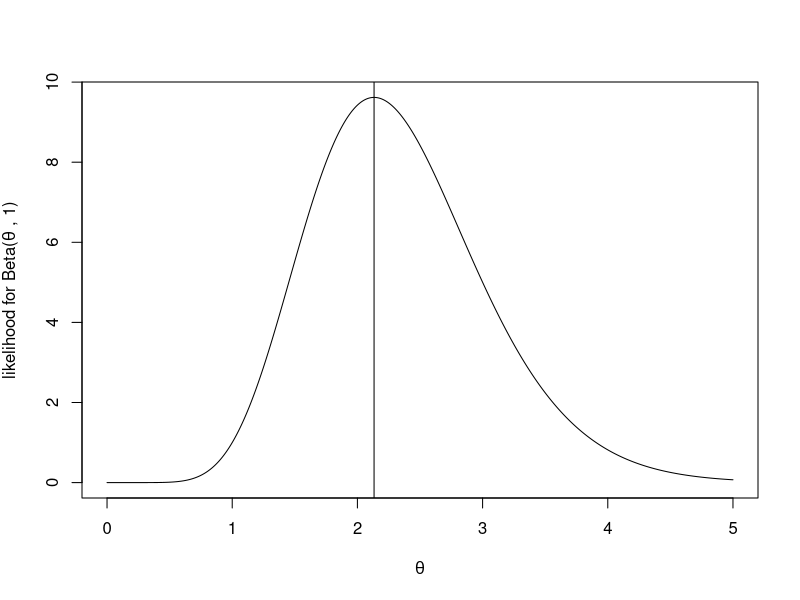
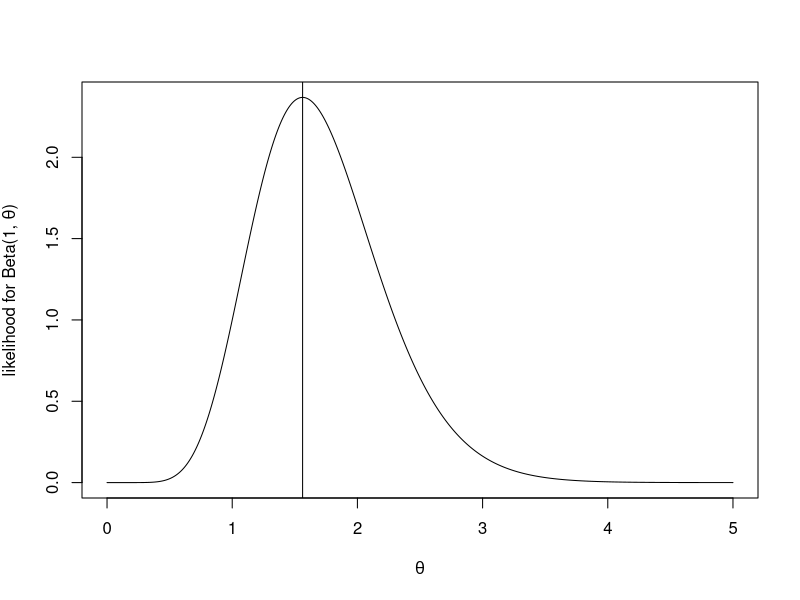

Recreate these plots in R, in order.
traceback()

x <- c(0.61, 0.73, 0.9, 0.11, 0.06, 0.03, 0.60, 0.38, 0.13, 0.1) 
y <- c(0.85, 0.97, 0.41, 0.92, 0.73, 0.66, 0.50, 0.39, 0.50, 0.63)


MLBetab <- function(x){
	n <- length(x)
	x <- log((1-x))
	return(-n/sum(x))
}

MLBetaa <- function(x){
	n <- length(x)
	x <- log(x)
	return(-n/sum(x))
}

LikeA <- function(teta){
	n <- length(y)
	product = 1
	for (i in y){
		product = product*((i)^(teta-1))
	}
	return(teta^n*product)
}

LikeB <- function(teta){
	n <- length(x)
	product = 1
	for (i in x){
		product = product*((1-i)^(teta-1))
	}
	return(teta^n*product)
}

teta <- seq(0, 5, length.out = 10000)


print(MLBetaa(y))
print(MLBetab(x))

pdf("ex5a.pdf")
plot(teta, LikeA(teta), type = "l", xlab = expression(theta), ylab = expression(paste("likelihood for Beta(", theta, " , 1)")))
abline(v = MLBetaa(y))
pdf("ex5b.pdf")
plot(teta, LikeB(teta), type = "l", xlab = expression(theta), ylab = expression(paste("likelihood for Beta(1, ", theta, ")")))
abline(v = MLBetab(x))
